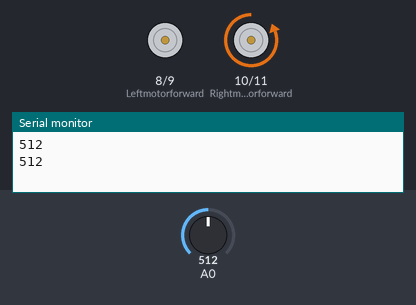
The sketch below on a simulated Arduino Uno, built with avr-gcc and run on an emulated ATmega328P. Shown: motor-driver pin pairs drawn as motors (green arrow = first pin HIGH = forward, orange = second pin HIGH = backward, longer = more drive), the last lines printed to the serial monitor. The test bench sets the inputs (shaded band); at power-on: A0 = 512.

Above: at 11.9 s.
12.0 s: A0 set to 890
At 22.1 s:
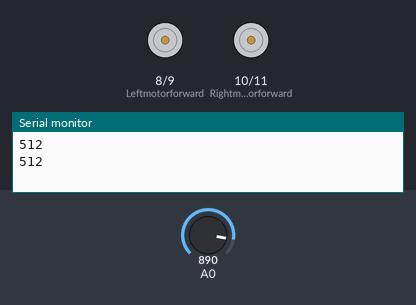
22.8 s: A0 set to 911
At 32.9 s:
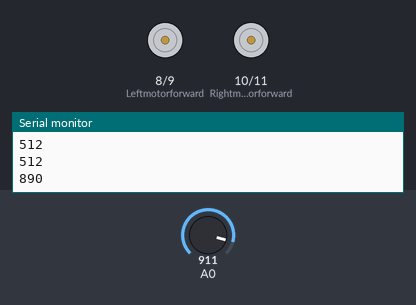
Timing chart, 0 to 39.9 s (numbered marks = the images above; inputs shaded):
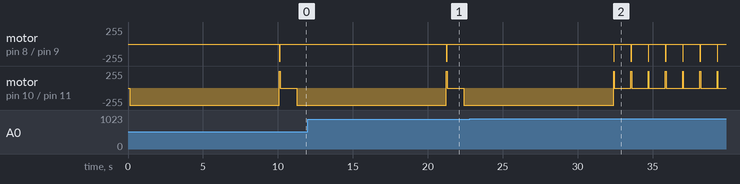

The sketch:

fire_extinguisher_bot.ino
```cpp
int Leftmotorforward=8;
int Leftmotorbackward=9;
int Rightmotorforward=10;
int Rightmotorbackward=11;

void setup()
{
 Serial.begin(9600);
  pinMode(Leftmotorforward,OUTPUT);
  pinMode(Leftmotorbackward,OUTPUT);
  pinMode(Rightmotorforward,OUTPUT);
  pinMode(Rightmotorbackward,OUTPUT);

}

void loop()
{

int value = analogRead(A0);
Serial.println(value);
delay(100);
  if(value<=900)
  {
    movefan();
  }
moveleft();
}

void moveForward()
{

  digitalWrite(Leftmotorforward,HIGH);
  digitalWrite(Leftmotorbackward,LOW);
  digitalWrite(Rightmotorforward,HIGH);
  digitalWrite(Rightmotorbackward,LOW);

}
void moveBackward()
{

  digitalWrite(Leftmotorforward,LOW);
  digitalWrite(Leftmotorbackward,HIGH);
  digitalWrite(Rightmotorforward,LOW);
  digitalWrite(Rightmotorbackward,HIGH);
}
void movefan()
{

  digitalWrite(Leftmotorforward,LOW);
  digitalWrite(Leftmotorbackward,LOW);
  digitalWrite(Rightmotorforward,LOW);
  digitalWrite(Rightmotorbackward,HIGH);
  delay(10000);

}
void moveleft()

{

  digitalWrite(Leftmotorforward,LOW);
  digitalWrite(Leftmotorbackward,HIGH);
  digitalWrite(Rightmotorforward,HIGH);
  digitalWrite(Rightmotorbackward,LOW);
  delay(50);
  digitalWrite(Leftmotorforward,LOW);
  digitalWrite(Leftmotorbackward,LOW);
  digitalWrite(Rightmotorforward,LOW);
  digitalWrite(Rightmotorbackward,LOW);
  delay(1000);


}


void moveStop()
{

  digitalWrite(Leftmotorforward,LOW);
  digitalWrite(Leftmotorbackward,LOW);
  digitalWrite(Rightmotorforward,LOW);
  digitalWrite(Rightmotorbackward,LOW);
}
```

Measured:
- the behaviour switches between 900 and 901 on A0 (found by bisection; images 1 and 2)
